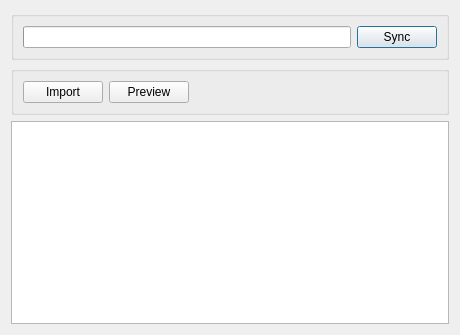
<?xml version="1.0" encoding="UTF-8"?>
<ui version="4.0">
 <class>WebConnection</class>
 <widget class="QDialog" name="WebConnection">
  <property name="geometry">
   <rect>
    <x>0</x>
    <y>0</y>
    <width>460</width>
    <height>335</height>
   </rect>
  </property>
  <property name="layoutDirection">
   <enum>Qt::RightToLeft</enum>
  </property>
  <layout class="QVBoxLayout" name="verticalLayout">
   <item>
    <widget class="QGroupBox" name="groupBox">
     <property name="title">
      <string/>
     </property>
     <layout class="QHBoxLayout" name="horizontalLayout">
      <item>
       <widget class="QPushButton" name="bSync">
        <property name="text">
         <string>Sync</string>
        </property>
       </widget>
      </item>
      <item>
       <widget class="QProgressBar" name="pSync">
        <property name="layoutDirection">
         <enum>Qt::LeftToRight</enum>
        </property>
        <property name="value">
         <number>0</number>
        </property>
        <property name="textVisible">
         <bool>false</bool>
        </property>
       </widget>
      </item>
     </layout>
    </widget>
   </item>
   <item>
    <widget class="QGroupBox" name="groupBox_2">
     <property name="title">
      <string/>
     </property>
     <layout class="QHBoxLayout" name="horizontalLayout_2">
      <item>
       <spacer name="horizontalSpacer">
        <property name="orientation">
         <enum>Qt::Horizontal</enum>
        </property>
        <property name="sizeHint" stdset="0">
         <size>
          <width>40</width>
          <height>20</height>
         </size>
        </property>
       </spacer>
      </item>
      <item>
       <widget class="QPushButton" name="bPreview">
        <property name="text">
         <string>Preview</string>
        </property>
       </widget>
      </item>
      <item>
       <widget class="QPushButton" name="bImport">
        <property name="text">
         <string>Import</string>
        </property>
       </widget>
      </item>
     </layout>
    </widget>
   </item>
   <item>
    <widget class="QTableView" name="tImports">
     <property name="alternatingRowColors">
      <bool>true</bool>
     </property>
     <property name="selectionBehavior">
      <enum>QAbstractItemView::SelectRows</enum>
     </property>
    </widget>
   </item>
  </layout>
 </widget>
 <resources/>
 <connections/>
</ui>
